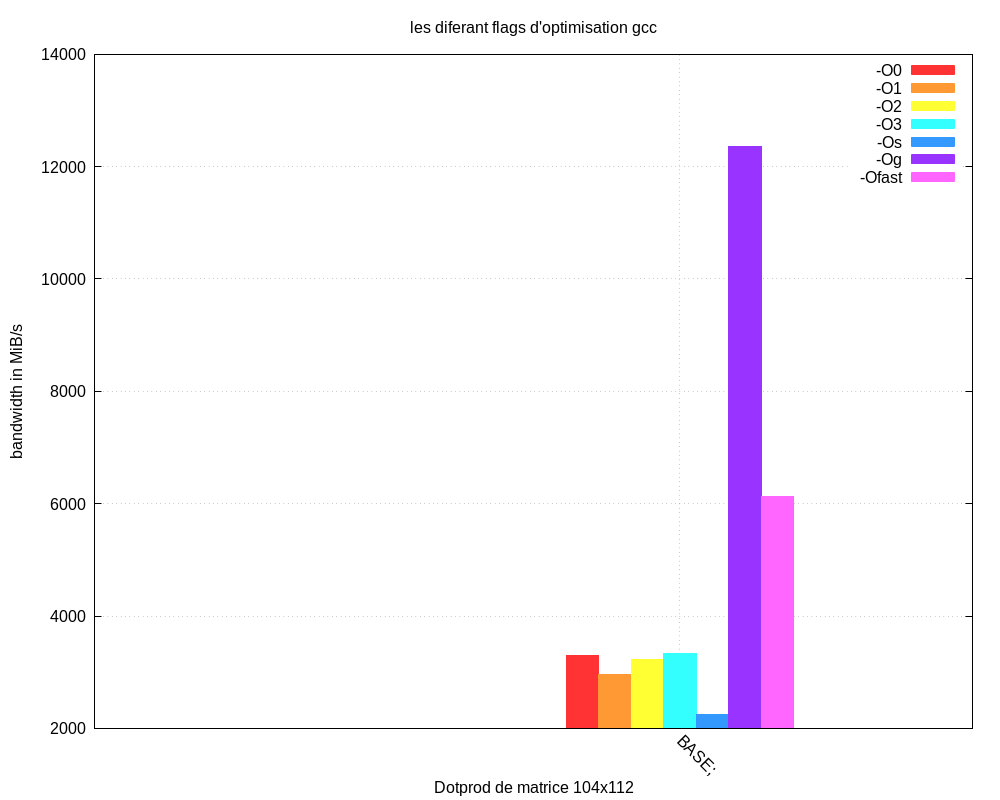

gnuplot code for this plot:
set terminal pngcairo font 'arial,12' size 1000, 800
set output 'gcc_flags.png'

set style fill solid 1.00 
set style data histograms 
set grid

set xtics border in scale 0,0 nomirror rotate by -45 autojustify

set xrange [ * : * ]
set yrange [ * : * ]

set ylabel 'bandwidth in MiB/s'
set xlabel 'Dotprod de matrice 104x112'

set title "les diferant flags d'optimisation gcc"
plot '104-x-112-gcc-O0.dat' using 15:xtic(1) ti '-O0' lc rgb '#FF3333', \
     '104-x-112-gcc-O1.dat' using 15:xtic(1) ti '-O1' lc rgb '#FF9933', \
     '104-x-112-gcc-O2.dat' using 15:xtic(1) ti '-O2' lc rgb '#FFFF33', \
     '104-x-112-gcc-O3.dat' using 15:xtic(1) ti '-O3' lc rgb '#33FFFF', \
     '104-x-112-gcc-Os.dat' using 15:xtic(1) ti '-Os' lc rgb '#3399FF', \
     '104-x-112-gcc-Og.dat' using 15:xtic(1) ti '-Og' lc rgb '#9933FF', \
     '104-x-112-gcc-Ofast.dat' using 15:xtic(1) ti '-Ofast' lc rgb '#FF66FF'
